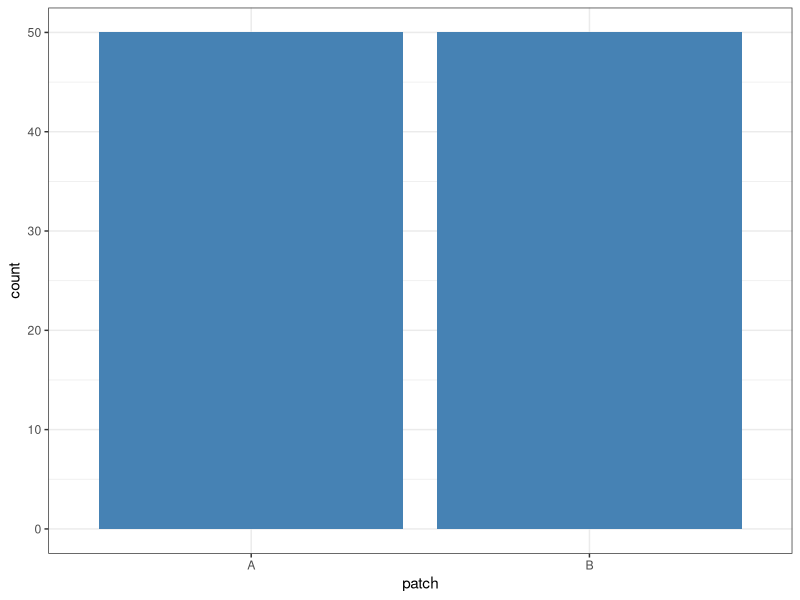
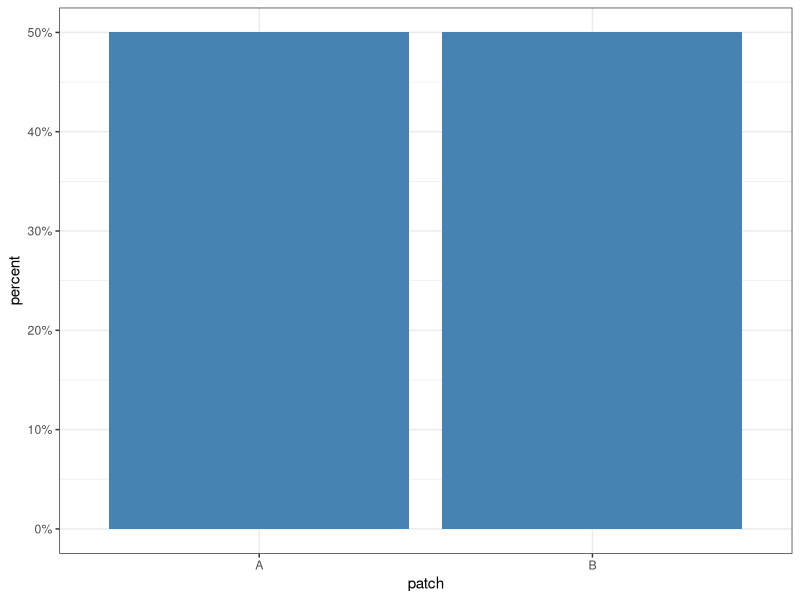
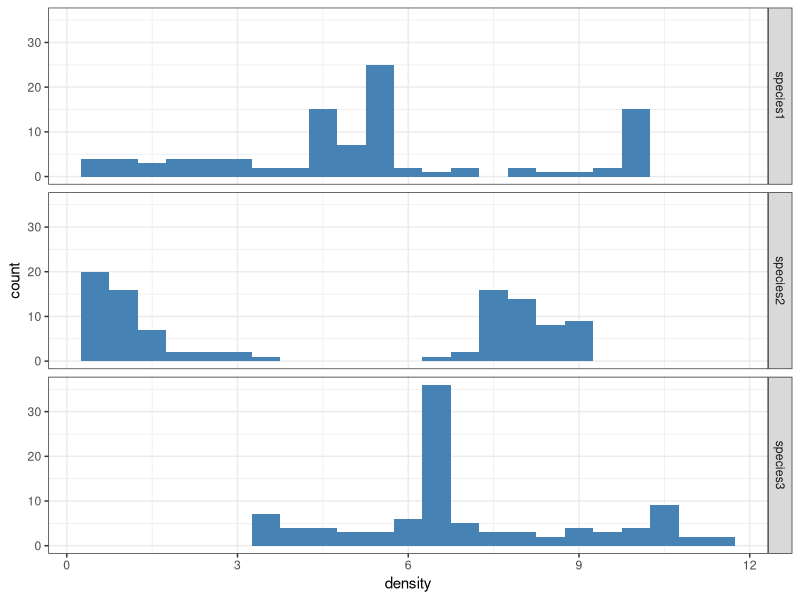
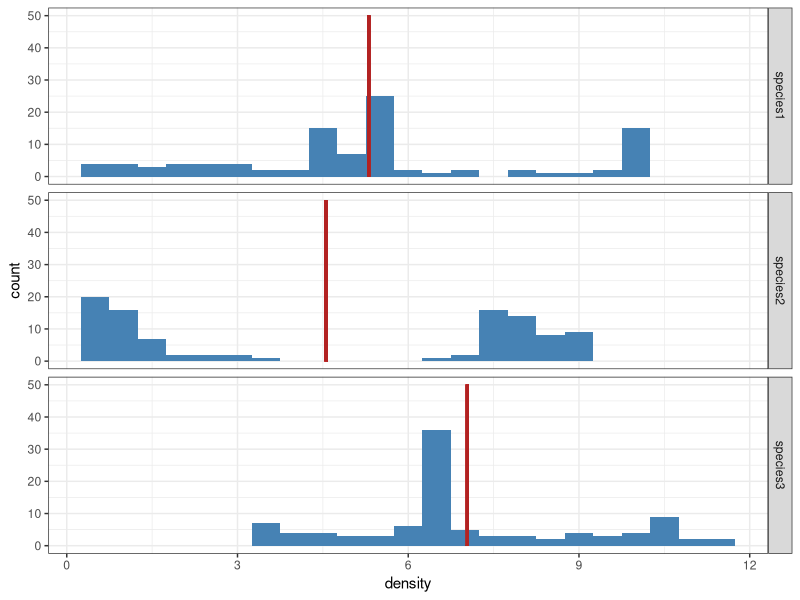
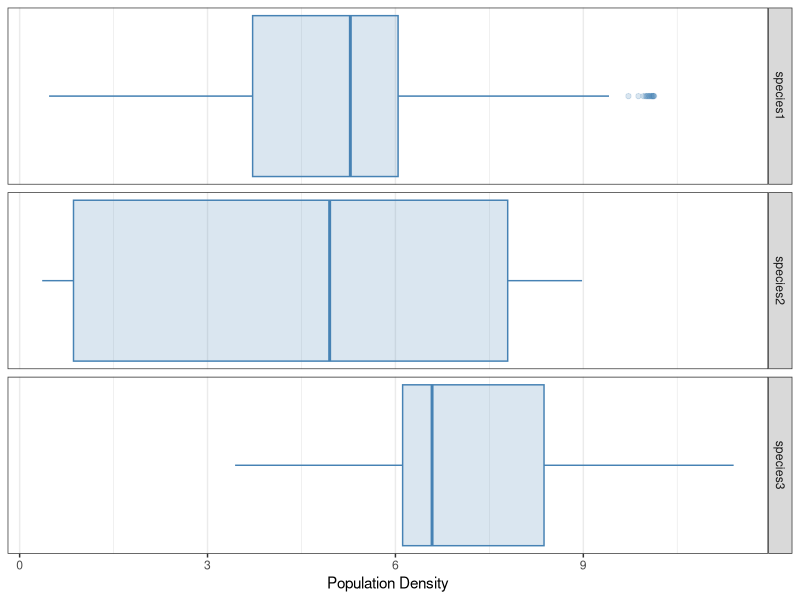
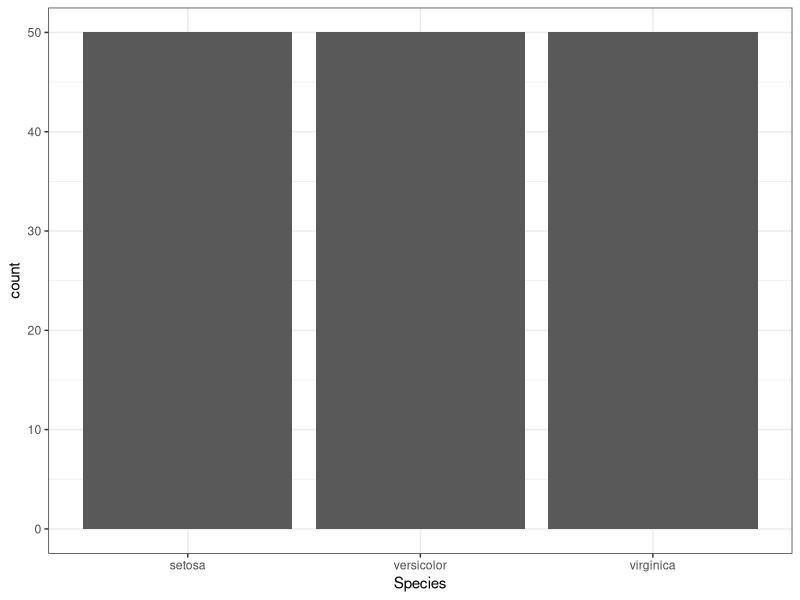
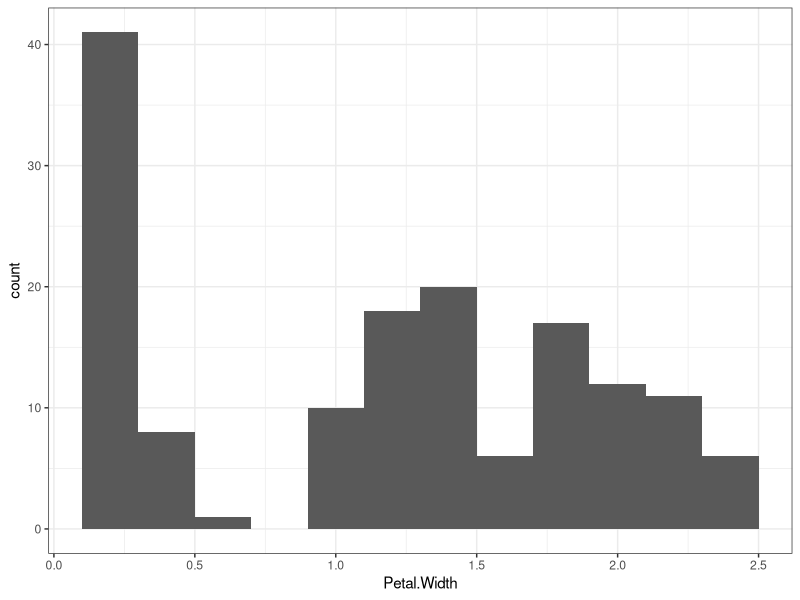

Write the R code that produced these figures, in order.
## ---- chunk 1
#| message: false
library(tidyverse)

pop <- read_delim("pop_data.csv", delim = ",")
## ---- chunk 2
pop |>
  ggplot(aes(x = patch)) +
  geom_bar(fill = "steelblue") +
  theme_bw()
## ---- chunk 3
pop |>
  # The after_stat below changes the calculation of the y-axis to
  # (count / sum(count)) * 100, instead of the default, which is count
  ggplot(aes(x = patch, y = after_stat(count / sum(count)) * 100)) +
  geom_bar(fill = "steelblue") +
  # Fix the y-axis marks to display percentages:
  scale_y_continuous(name = "percent", labels = paste0(0:5 * 10, "%")) +
  theme_bw()
## ---- chunk 4
pop |> 
  pivot_longer(cols = starts_with("species"),
               names_to = "species",
               values_to = "density") |>
  ggplot(aes(x = density)) +
  geom_histogram(binwidth = 0.5, fill = "steelblue") +
  facet_grid(species ~ .) +
  theme_bw()
## ---- chunk 5
pop |> 
  pivot_longer(cols = starts_with("species"),
               names_to = "species",
               values_to = "density") |> 
  group_by(species) |> 
  summarize(mean = mean(density)) |>
  ungroup()
## ---- chunk 6
#| label: fig-dist-mean
#| fig-cap: The density distribution of three different species, with their means marked in red.
pop |> 
  pivot_longer(cols = starts_with("species"),
               names_to = "species",
               values_to = "density") |> 
  group_by(species) |> 
  mutate(mean = mean(density)) |>
  ungroup() |>
  ggplot(aes(x = density)) + # Begin visualization
  geom_histogram(binwidth = 0.5, fill = "steelblue") + 
  # Facets the histogram based on species
  facet_grid(species ~ .) +
  labs(y = "count") +
  # Adds a custom segment to the visualization
  geom_segment(
    # Define start and end values of the segment:
    aes(x = mean, xend = mean, y = 0, yend = 50),
    # Define width and color of the segment:
    linewidth = 1, color = "firebrick"
  ) +
  theme_bw()
## ---- chunk 7
# The number of observations is the number of rows in the data:
n <- nrow(pop)

# Find the position (index) of the median:
position <- (n + 1) / 2 # The position is 50.5

# Therefore we need to round down and up, to get the vector of positions c(50, 51):
positionVec <- c(floor(position), ceiling(position))

# First we order the variable
pop |>
  select(species1) |> # Keep only this one column
  arrange(species1) # Order the densities from lowest to largest

# Next, we extract the observations located at the position vector
pop |>
  select(species1) |> 
  arrange(species1) |> 
  slice(positionVec) # Get the middle two values (at rows 50 and 51)

# Finally we calculate the mean of the two observations
pop |>
  select(species1) |> 
  arrange(species1) |> 
  slice(positionVec) |> 
  summarize(median = mean(species1)) # Obtain their mean, which is the median of the variable
## ---- chunk 8
quartiles <- quantile(pop$species1, probs = c(0.25, 0.50, 0.75))

quartiles
## ---- chunk 9
pop |> 
  pivot_longer(cols = starts_with("species"),
               names_to = "species",
               values_to = "density") |> 
  ggplot(aes(x = density)) + 
  geom_boxplot(color = "steelblue", fill = "steelblue", alpha = 0.2) +
  # Facets the histogram based on species
  facet_grid(species ~ .) +
  labs(x = "Population Density") + 
  # The y-axis is not relevant in this type of visualization,
  # so it is removed by setting breaks = NULL:
  scale_y_continuous(breaks = NULL) +
  theme_bw()
## ---- chunk 10
meanSpecies1 <- mean(pop$species1)

pop$species1 - meanSpecies1
## ---- chunk 11
(pop$species1 - meanSpecies1)^2
## ---- chunk 12
sum((pop$species1 - meanSpecies1)^2)
## ---- chunk 13
n <- length(pop$species1)

sum((pop$species1 - meanSpecies1)^2) / (n - 1)
## ---- chunk 14
squaredDistances <- sum((pop$species1 - meanSpecies1)^2) / (n - 1)

sqrt(squaredDistances)
## ---- chunk 15
sd(pop$species1)
## ---- chunk 16
pop |> 
  pivot_longer(cols = starts_with("species"),
               names_to = "species",
               values_to = "density") |> 
  group_by(species) |> 
  summarize(mean = mean(density),
            stdev = sd(density)) |>
  ungroup()
## ---- chunk 17
#| include: false
iris |>
  ggplot(aes(x = Species)) + 
  geom_bar() +
  theme_bw()
## ---- chunk 18
#| include: false
iris |>
  ggplot(aes(x = Petal.Width)) + 
  geom_histogram(binwidth = 0.2) +
  theme_bw()
## ---- chunk 19
#| include: false
iris |> 
  pivot_longer(cols = contains("Petal"),
               names_to = "Trait",
               values_to = "Value") |> 
  group_by(Species, Trait) |> 
  summarize(mean = mean(Value),
            sd = sd(Value)) |>
  ungroup()
## ---- chunk 20
#| include: false
iris |> 
  pivot_longer(cols = contains("Petal"),
               names_to = "Trait",
               values_to = "Value") |> 
  group_by(Species, Trait) |> 
  summarize(mean = mean(Value),
            median = median(Value),
            sd = sd(Value),
            IQR = IQR(Value)) |>
  ungroup()
